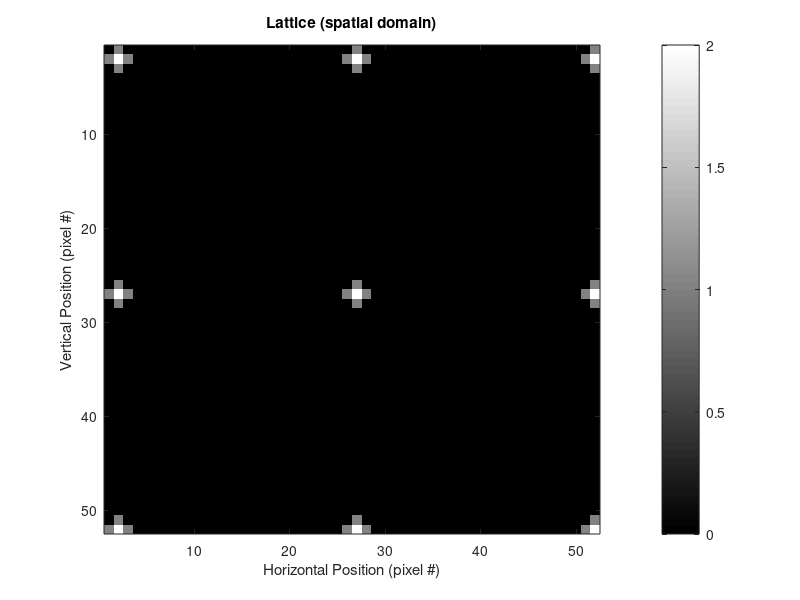
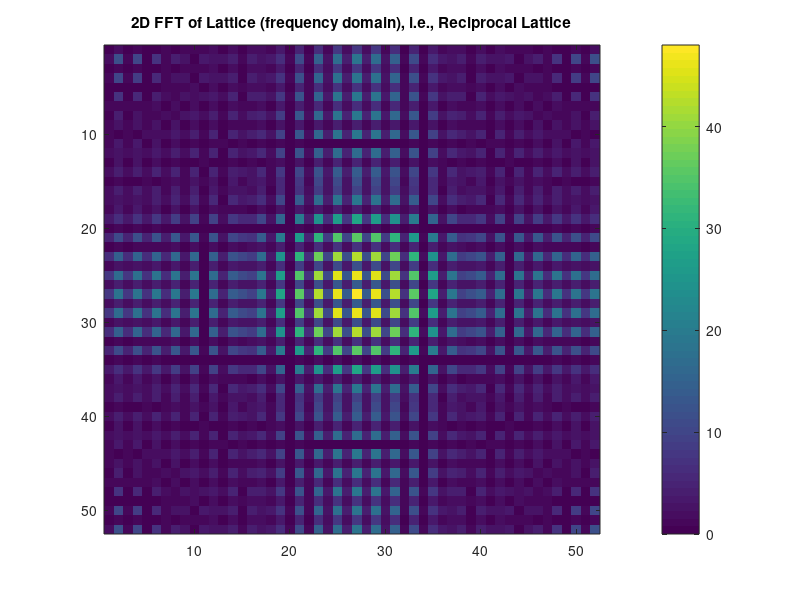

The MATLAB script that drew these images, in order:
% ### makeLatticeFT.m ###     11.15.13

% [NOTE: previously called explore2DFT.m]

% Note: this code allows for a somewhat generalizable lattice to be
% created; a simple square lattice can be created via repmat (but different
% lattice types require a bit more)

% NOTE: Reference here dimensional specifications is upper right corner
% (since this is the default indexing scheme for arrays in Matlab)

clear

% ----------------------

% total edge length of lattice (assumed to be a square)
N= 52;

% offset values for unit cell placement within a single lattice array
% (relative to upper right, *NOT* lower right!)
Hoff= 0;    
Voff= 0;

% specifies dimensions of single lattice array
% (these numbers should likely be larger than the unit cell dimensions)
% [Note: To see just the unit cell alone, make these numbers bigger than N]
Hspace= 25;  
Vspace= 25;

% horizontal shift for adjacent horizontal rows
Hshift= 0;

% specify unit cell (to be embedded in single lattice element)
unit= [0 1 0;
    1 2 1;
    0 1 0];

% ----------------------

% reality check #1
if Hoff+1>Hspace || Voff+1>Hspace
    disp(sprintf('Error in dimensional specification; unit cell offset exceeds lattice spacing'));
    return
end
    
% create single lattice element based off of unit cell and specified parameters
LattUnit= zeros(Hspace,Vspace);     % create foundation
LattUnit(1+Hoff:Hoff+size(unit,1),1+Voff:Hoff+size(unit,2))= unit;


% ---------
% now repeat along horizontal dimension
% [note this will be larger than required (hence +1), but this is somewhat by design
% for creating the vertical tiling by avoiding requiring a periodic boundary condition, 
% and ultimately the array will be cropped to the correcet dimensions]
repH= ceil(N/Hspace);  % generate first row 

FirstRowA= repmat(LattUnit,1,repH+1);     % includes extra lattice points (
previous= FirstRowA(:,1:N);            % 'cropped' version


% ---------
% now generate additional rows (vertically heading upwards) via a nested
% loop
repV= ceil(N/Vspace); 
for nn=1:repV+1
    clear NextRow;
    element= FirstRowA(:,1+Hshift*nn:Hspace+Hshift*nn);
    NextRow= repmat(element,1,repH+1);
    Lattice= [previous; NextRow(:,1:N)];
    previous= Lattice;  % reset for loop
end

% crop lattice to appropriate dimensions
Lattice= Lattice(1:N,1:N);

% ---------
% visualize lattice
figure(1); clf;
imagesc(Lattice);
colormap(gray);
xlabel('Horizontal Position (pixel #)')
ylabel('Vertical Position (pixel #)')
title('Lattice (spatial domain)')
colorbar

% ---------
% visualize Fourier transform of lattice
figure(2); clf;
F = fft2(Lattice);
Fs= fftshift(F);    % places zero-frequency position in center
FsM= abs(Fs);
imagesc((FsM));
%colormap(gray);
colorbar
title('2D FFT of Lattice (frequency domain), i.e., Reciprocal Lattice')